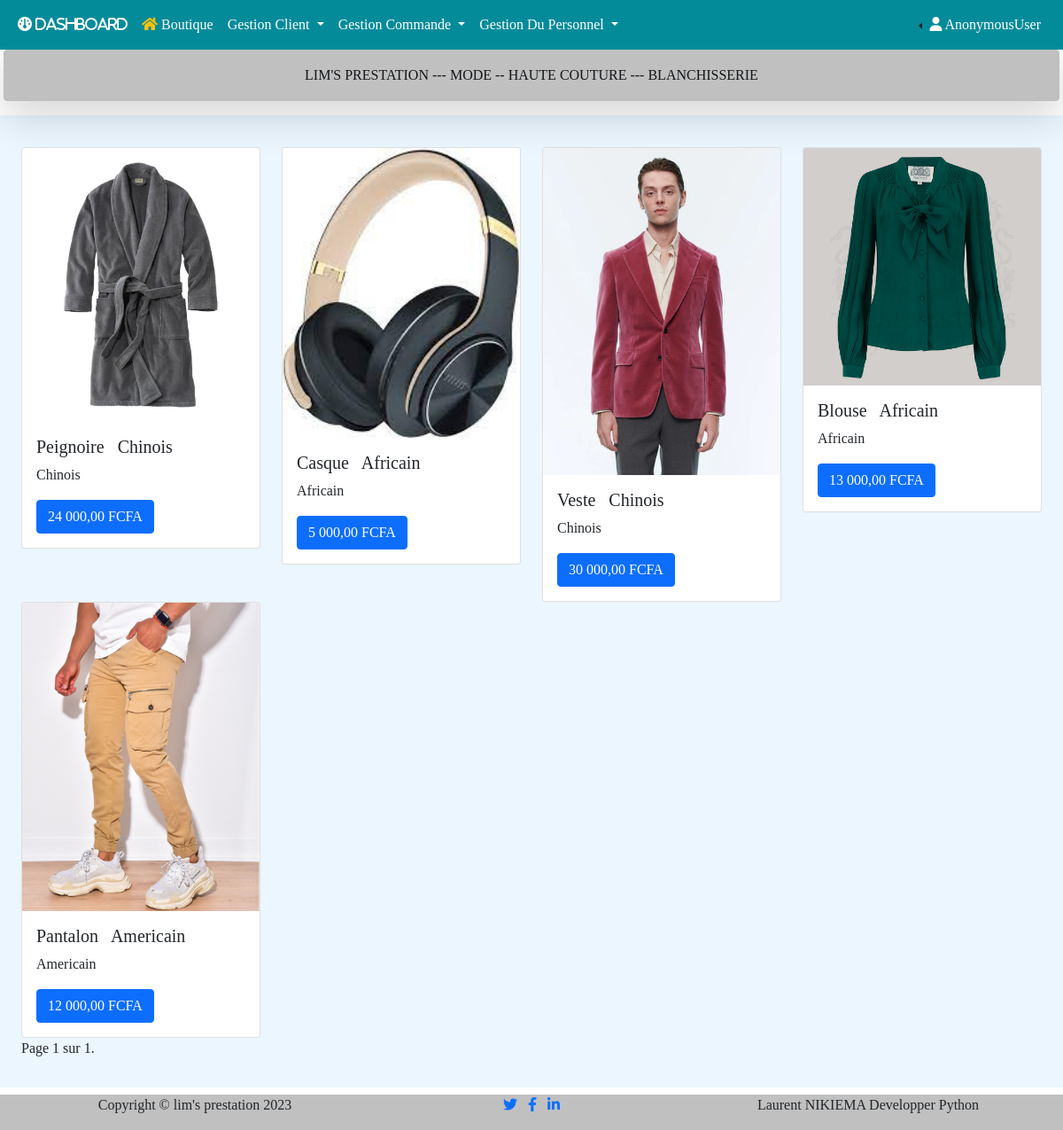
The page /home on the database its author committed.
### gestion/models.py (models this page shows, shortened)
class Tenue(models.Model):
    libelle = models.CharField(max_length=200, null=True)
    price = models.DecimalField(max_digits=7, decimal_places=2)
    model = models.ForeignKey(ModelTenue, on_delete=models.CASCADE, null=True, blank=True)
    image = models.ImageField(upload_to='model_photo/', null=True, blank=True)
    created_at = models.DateTimeField(auto_now_add=True)
    modified_at = models.DateTimeField(auto_now_add=True)
    @property
    def imageURL(self):
        try:
            url = self.image.url
        except:
            url = ''
        return url

class ModelTenue(models.Model):
    libelle = models.CharField(max_length=50, null=True)
    created_at = models.DateTimeField(auto_now_add=True)
    modified_at = models.DateTimeField(auto_now_add=True)
    def __str__(self):
        return self.libelle

### authentication/views.py (the view)
# urls.py: path('home', views.home, name='home'),
def home(request):
    tenues = Tenue.objects.all().order_by('-id')
    paginator = Paginator(tenues, 8)
    page_number = request.GET.get('page')
    page_obj = paginator.get_page(page_number)
    context = {"page_obj":page_obj}
    return render(request, 'authentication/home.html', context)

### authentication/templates/authentication/home.html (shortened to what this page needs)
{% extends 'base.html' %}
                {% block main %}
					<main>
						<div class="row mt-1">
							{% for tenu in page_obj %}
							<div class="col-3">
								<div class="card">
									<img src="{{tenu.imageURL}}" class="card-img-top" alt="{{tenu.libelle}}">
									<div class="card-body">
									<h5 class="card-title">{{tenu.libelle}} &nbsp; <span>{{tenu.model}}<span></h5>
									<p class="card-text">{{tenu.model}}</p>
									<span class="btn btn-primary">{{tenu.price|floatformat:"2g"}} FCFA</span>
									</div>
								</div>
							</div>
							{% endfor %}
						</div>
						<div class="pagination">
							<span class="step-links">
							<span class="current">
								  Page {{ page_obj.number }} sur {{ page_obj.paginator.num_pages }}.
							</span>
							</span>
					  </div>
					</main>
				{% endblock main %}

### lims/static/css/styles.css (style rules this page uses)
* { padding: 0; margin: 0; box-sizing: border-box; list-style-type: none; text-decoration: none; font-family: "verdana"; }
main { background-color: #ebf6ff; padding: 2rem 1.5rem; min-height: calc(100vh); }

### rows shown on the page
Tenue: imageURL (picture), libelle "Peignoire", model "Chinois", price "24 000,00"
Tenue: imageURL (picture), libelle "Casque", model "Africain", price "5 000,00"
Tenue: imageURL (picture), libelle "Veste", model "Chinois", price "30 000,00"
Tenue: imageURL (picture), libelle "Blouse", model "Africain", price "13 000,00"
Tenue: imageURL (picture), libelle "Pantalon", model "Americain", price "12 000,00"

### other values the page prints
{{ request.user }} "AnonymousUser"
{{ page_obj.number }} "1"
{{ page_obj.paginator.num_pages }} "1"
